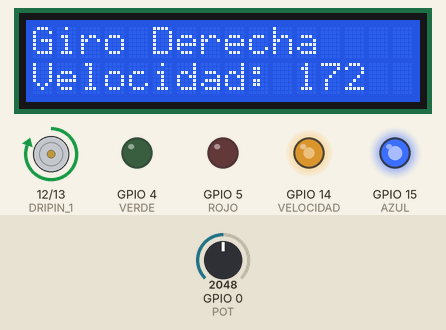
A sketch run on a simulated ESP32. Shown: 16×2 character LCD, motor-driver pin pairs drawn as motors (green arrow = first pin HIGH = forward, orange = second pin HIGH = backward, longer = more drive), output pins drawn as LEDs (lit = HIGH). Inputs (shaded band) come from the test bench; at power-on: GPIO 0 (POT) = 2048. What the sketch prints to the serial monitor is not drawn.

Above: at 4.2 s.
4.3 s: GPIO 0 (POT) set to 2866
At 11.8 s:
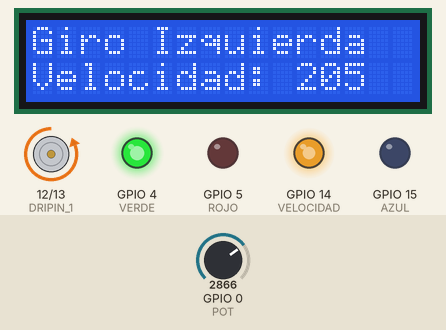
12.2 s: GPIO 0 (POT) set to 491
At 19.5 s:
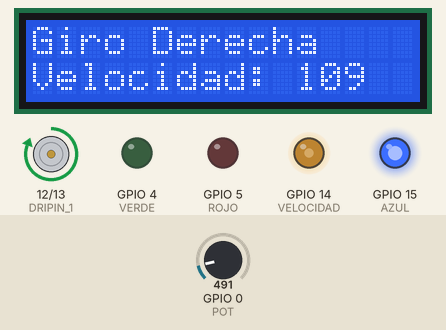
20.1 s: GPIO 0 (POT) set to 1228
At 27.8 s:
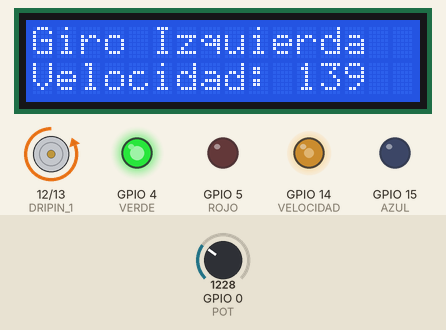
28.0 s: GPIO 0 (POT) set to 3603
At 35.7 s:
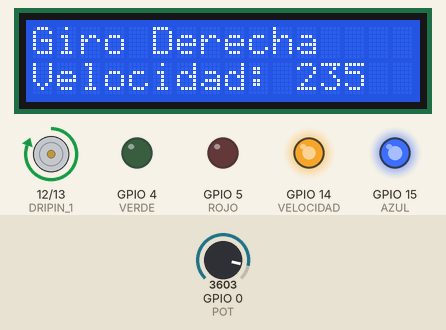
35.9 s: GPIO 0 (POT) set to 0
At 43.7 s:
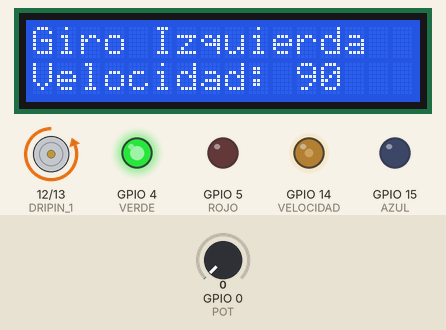
43.8 s: GPIO 0 (POT) set to 2047
At 52.4 s:
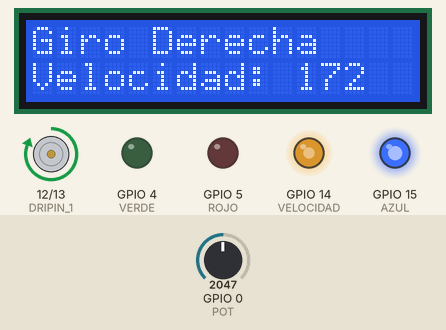
Timing chart, 0 to 52.7 s (numbered marks = the images above; inputs shaded):
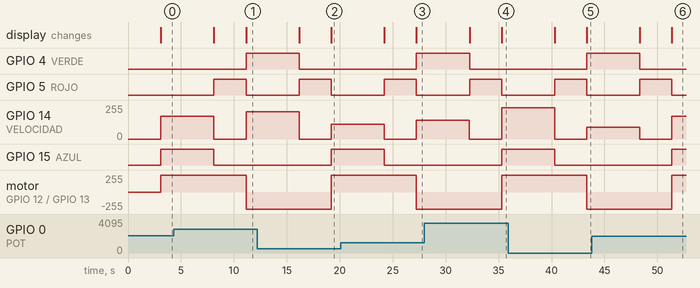

The sketch:

30_L293D_pot_lcd.ino
```cpp
#define VELOCIDAD 14
#define DRIPIN_1 12
#define DRIPIN_2 13
#define ROJO 5
#define VERDE 4
#define AZUL 15
#define PARO 0 // valor
#define IZQUIERDA 1
#define DERECHA 2
#define POT 0 // pin

#include <Wire.h>
#include <LiquidCrystal_I2C.h>

#define SDA 23
#define SCL 22

#define ADDR 0x27    //0x3F  //

LiquidCrystal_I2C lcd(ADDR, 16, 2);


void setup() {

  Wire.begin(SDA, SCL);
  Serial.begin(115200);
  lcd.init();
  lcd.backlight();

  pinMode(VELOCIDAD, OUTPUT);
  pinMode(DRIPIN_1, OUTPUT);
  pinMode(DRIPIN_2, OUTPUT);

  pinMode(ROJO, OUTPUT);
  pinMode(VERDE, OUTPUT);
  pinMode(AZUL, OUTPUT);

  pinMode(POT, INPUT);
  lcd.setCursor(0, 0);
  lcd.print("vamos a ver");
  delay(3000);
}

void loop() {

 // digitalWrite(VELOCIDAD, HIGH); // motor encendido
  cambioEstado(DERECHA);

  delay(5000);

  cambioEstado(PARO);
  delay(3000);

  cambioEstado(IZQUIERDA);
  delay(5000);

  cambioEstado(PARO);

  delay(3000);

}


void cambioEstado(int estadoNuevo){
  lcd.clear();
  switch(estadoNuevo){
    case PARO:

    analogWrite(VELOCIDAD, 0);  // apagar motor
    Serial.println("Motor Parado.");
    escribeLCD("Motor Apagado", 0);
    digitalWrite(ROJO, 1);
    digitalWrite(AZUL, 0);
    digitalWrite(VERDE, 0);
    break;

    case DERECHA:


      Serial.println("Giro derecha.");
      escribeLCD("Giro Derecha", 0);
      escribeLCD("Velocidad: " + String(leerPot()), 1);
      analogWrite(VELOCIDAD, leerPot());
      digitalWrite(ROJO, 0);
      digitalWrite(AZUL, 1);
      digitalWrite(VERDE, 0);
      digitalWrite(DRIPIN_1, 1);
      digitalWrite(DRIPIN_2, 0);

      break;
  case IZQUIERDA:


      Serial.println("Giro Izquierda.");
      escribeLCD("Giro Izquierda", 0);
      escribeLCD("Velocidad: " + String(leerPot()), 1);
      analogWrite(VELOCIDAD, leerPot());
      digitalWrite(ROJO, 0);
      digitalWrite(AZUL, 0);
      digitalWrite(VERDE, 1);
      digitalWrite(DRIPIN_1, 0);
      digitalWrite(DRIPIN_2, 1);

      break;
  }

}

int leerPot(){
  int valorPot = 0;
  int valorVel = 0;
  valorPot = analogRead(POT);
  valorVel = map(valorPot, 0, 4095, 90, 255);
  Serial.println(valorPot);
  Serial.println(valorVel);
  return valorVel;

}

void escribeLCD(String mensaje, int fila){

  //lcd.clear();
  lcd.setCursor(0,fila);
  lcd.print(mensaje);

}
```
